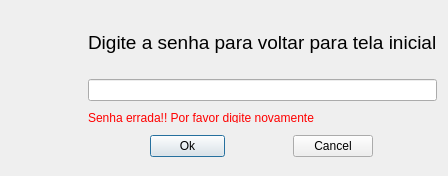
<?xml version="1.0" encoding="UTF-8"?>
<ui version="4.0">
 <class>Dialog</class>
 <widget class="QDialog" name="Dialog">
  <property name="geometry">
   <rect>
    <x>0</x>
    <y>0</y>
    <width>448</width>
    <height>176</height>
   </rect>
  </property>
  <property name="windowTitle">
   <string>voltar para tela inicial</string>
  </property>
  <property name="autoFillBackground">
   <bool>false</bool>
  </property>
  <property name="styleSheet">
   <string notr="true"/>
  </property>
  <layout class="QGridLayout" name="gridLayout">
   <item row="0" column="2">
    <widget class="QLabel" name="label">
     <property name="font">
      <font>
       <pointsize>14</pointsize>
      </font>
     </property>
     <property name="text">
      <string>Digite a senha para voltar para tela inicial</string>
     </property>
    </widget>
   </item>
   <item row="0" column="0">
    <widget class="QLabel" name="label_2">
     <property name="maximumSize">
      <size>
       <width>50</width>
       <height>50</height>
      </size>
     </property>
     <property name="text">
      <string/>
     </property>
     <property name="pixmap">
      <pixmap>dialog1.png</pixmap>
     </property>
     <property name="scaledContents">
      <bool>true</bool>
     </property>
    </widget>
   </item>
   <item row="0" column="1">
    <spacer name="horizontalSpacer">
     <property name="orientation">
      <enum>Qt::Horizontal</enum>
     </property>
     <property name="sizeHint" stdset="0">
      <size>
       <width>10</width>
       <height>10</height>
      </size>
     </property>
    </spacer>
   </item>
   <item row="1" column="2">
    <widget class="QLineEdit" name="lineEdit">
     <property name="echoMode">
      <enum>QLineEdit::Password</enum>
     </property>
    </widget>
   </item>
   <item row="5" column="2">
    <layout class="QHBoxLayout" name="horizontalLayout">
     <item>
      <widget class="QPushButton" name="btnOk">
       <property name="maximumSize">
        <size>
         <width>75</width>
         <height>23</height>
        </size>
       </property>
       <property name="text">
        <string>Ok</string>
       </property>
      </widget>
     </item>
     <item>
      <widget class="QDialogButtonBox" name="buttonBox">
       <property name="sizePolicy">
        <sizepolicy hsizetype="Fixed" vsizetype="Fixed">
         <horstretch>0</horstretch>
         <verstretch>0</verstretch>
        </sizepolicy>
       </property>
       <property name="orientation">
        <enum>Qt::Horizontal</enum>
       </property>
       <property name="standardButtons">
        <set>QDialogButtonBox::Cancel</set>
       </property>
      </widget>
     </item>
    </layout>
   </item>
   <item row="2" column="2">
    <widget class="QLabel" name="lerror">
     <property name="maximumSize">
      <size>
       <width>16777215</width>
       <height>10</height>
      </size>
     </property>
     <property name="styleSheet">
      <string notr="true">color: rgb(255, 0, 0)</string>
     </property>
     <property name="text">
      <string>Senha errada!! Por favor digite novamente</string>
     </property>
    </widget>
   </item>
  </layout>
 </widget>
 <resources/>
 <connections>
  <connection>
   <sender>buttonBox</sender>
   <signal>rejected()</signal>
   <receiver>Dialog</receiver>
   <slot>reject()</slot>
   <hints>
    <hint type="sourcelabel">
     <x>377</x>
     <y>195</y>
    </hint>
    <hint type="destinationlabel">
     <x>286</x>
     <y>213</y>
    </hint>
   </hints>
  </connection>
  <connection>
   <sender>buttonBox</sender>
   <signal>accepted()</signal>
   <receiver>Dialog</receiver>
   <slot>accept()</slot>
   <hints>
    <hint type="sourcelabel">
     <x>317</x>
     <y>197</y>
    </hint>
    <hint type="destinationlabel">
     <x>268</x>
     <y>235</y>
    </hint>
   </hints>
  </connection>
 </connections>
</ui>
